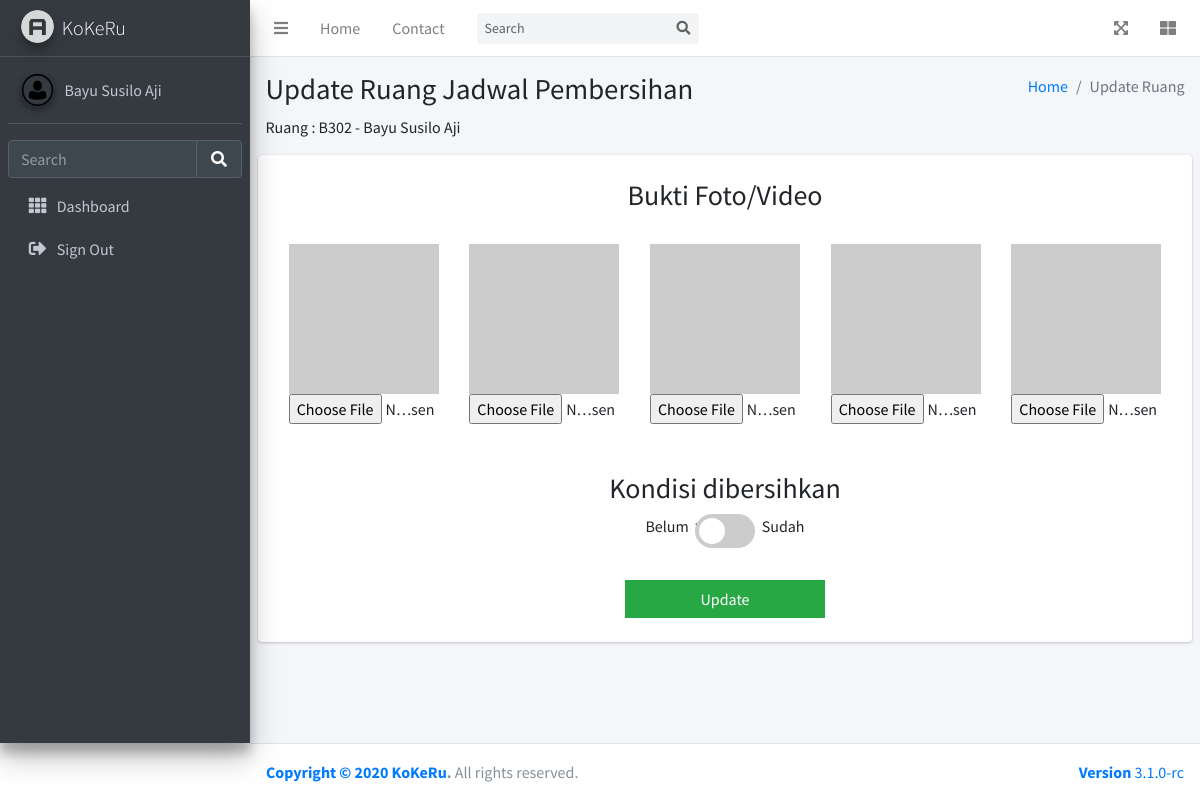
Screenshot of /pages/forms/cs_update.php?id=8 (signed in) with the database file from the repository.
### tables this page shows
CREATE TABLE `cs` (
  `id_cs` int(4) NOT NULL,
  `nama_cs` varchar(255) NOT NULL,
  `email` varchar(255) NOT NULL,
  `password` varchar(255) NOT NULL,
  `alamat` longtext NOT NULL,
  `no_telp` varchar(15) NOT NULL
);

CREATE TABLE `cs_ruang` (
  `id_cs_ruang` int(4) NOT NULL,
  `id_ruang` int(4) NOT NULL,
  `nama_ruang` varchar(20) NOT NULL,
  `id_cs` int(4) NOT NULL,
  `nama_cs` varchar(50) NOT NULL
);

### pages/forms/cs_update.php (the view, shortened to what this page needs)
<!DOCTYPE html>
<html lang="en">
<head>
  <link rel="stylesheet" href="../../plugins/fontawesome-free/css/all.min.css">
  <link rel="stylesheet" href="../../dist/css/adminlte.min.css">
</head>
<body class="hold-transition sidebar-mini">
<?php
	require_once('db_login.php');
	$id = NULL;
	if($_GET['id'] != NULL)
{
	$id= $_GET['id'];
}
else
{
	$id = NULL;
}
?>
<div class="wrapper">
  <nav class="main-header navbar navbar-expand navbar-white navbar-light">
    <ul class="navbar-nav">
      <li class="nav-item">
        <a class="nav-link" data-widget="pushmenu" href="#" role="button"><i class="fas fa-bars"></i></a>
      </li>
      <li class="nav-item d-none d-sm-inline-block">
        <a href="cs_ruang.php?id=0" class="nav-link">Home</a>
      </li>
      <li class="nav-item d-none d-sm-inline-block">
        <a href="#" class="nav-link">Contact</a>
      </li>
    </ul>
    <form class="form-inline ml-3">
      <div class="input-group input-group-sm">
        <input class="form-control form-control-navbar" type="search" placeholder="Search" aria-label="Search">
        <div class="input-group-append">
          <button class="btn btn-navbar" type="submit">
            <i class="fas fa-search"></i>
          </button>
        </div>
      </div>
    </form>
    <ul class="navbar-nav ml-auto">
      <li class="nav-item">
        <a class="nav-link" data-widget="fullscreen" href="#" role="button">
          <i class="fas fa-expand-arrows-alt"></i>
        </a>
      </li>
      <li class="nav-item">
        <a class="nav-link" data-widget="control-sidebar" data-slide="true" href="#" role="button">
          <i class="fas fa-th-large"></i>
        </a>
      </li>
    </ul>
  </nav>
  <aside class="main-sidebar sidebar-dark-primary elevation-4">
    <a href="cs_ruang.php?id=0" class="brand-link">
      <img src="../../dist/img/AdminLTELogo.png" alt="AdminLTE Logo" class="brand-image img-circle elevation-3" style="opacity: .8">
      <span class="brand-text font-weight-light">KoKeRu</span>
    </a>
    <div class="sidebar">
      <div class="user-panel mt-3 pb-3 mb-3 d-flex">
        <div class="image">
          <img src="../../dist/img/avatar.png" class="img-circle elevation-2" alt="User Image">
        </div>
        <div class="info">
        <?php
		$query = "SELECT nama_cs FROM cs WHERE email = '".$_SESSION['username']."'";
		$result = $db->query($query);
		$row = $result->fetch_object();
		echo "<a href='#' class='d-block'>".$row->nama_cs."</a>";
          ?>
        </div>
      </div>
      <div class="form-inline">
        <div class="input-group" data-widget="sidebar-search">
          <input class="form-control form-control-sidebar" type="search" placeholder="Search" aria-label="Search">
          <div class="input-group-append">
            <button class="btn btn-sidebar">
              <i class="fas fa-search fa-fw"></i>
            </button>
          </div>
        </div>
      </div>
      <nav class="mt-2">
        <ul class="nav nav-pills nav-sidebar flex-column" data-widget="treeview" role="menu" data-accordion="false">
          <li class="nav-item">
            <a href="cs_ruang.php?id=0" class="nav-link">
              <i class="nav-icon fas fa-th"></i>
              <p>
                Dashboard
              </p>
            </a>
          </li>
          <li class="nav-item">
         <li class="nav-item">
            <a href="logout.php" class="nav-link">
              <i class="nav-icon fas fa-sign-out-alt"></i>
              <p>
                Sign Out
              </p>
            </a>
          </li>
      </nav>
    </div>
  </aside>
  <div class="content-wrapper">
    <section class="content-header">
      <div class="container-fluid">
        <div class="row mb-2">
          <div class="col-sm-6">
            <h1>Update Ruang Jadwal Pembersihan</h1>
          </div>
          <div class="col-sm-6">
            <ol class="breadcrumb float-sm-right">
              <li class="breadcrumb-item"><a href="#">Home</a></li>
              <li class="breadcrumb-item active">Update Ruang</li>
            </ol>
          </div>
        </div>
		<?php
            $query = "SELECT * FROM cs_ruang JOIN cs ON cs_ruang.id_cs = cs.id_cs WHERE cs.email = '".$_SESSION['username']."' AND cs_ruang.id_ruang = ".$id;
            $result = $db->query($query);
            $row = $result->fetch_object();
            echo "<p href='#' class='d-block'>Ruang : ".$row->nama_ruang." - ".$row->nama_cs."</p>";
          ?>
      </div>
	<form id="form" method="post" enctype="multipart/form-data" action="cs_update.php?id=<?php echo ($id);?>">
	  <div class="card">
		<br>
		<h3 style="text-align:center;">Bukti Foto/Video</h3>
		<br>
		  <div class="d-flex justify-content-between">
			<img id="pic1" src="https://placehold.it/150x150" alt="...">
			<img id="pic2" src="https://placehold.it/150x150" alt="...">
			<img id="pic3" src="https://placehold.it/150x150" alt="...">
			<img id="pic4" src="https://placehold.it/150x150" alt="...">
			<img id="pic5" src="https://placehold.it/150x150" alt="...">
		   </div>
		   <div class="d-flex justify-content-between">
			<input type='file' onchange="readURL(this,1);" name="file1" style="width:150px;" <?php if(isset($file1)) {echo "value='".$file1."'";} ?>/>
			<input type='file' onchange="readURL(this,2);" name="file2" style="width:150px;" <?php if(isset($file2)) {echo "value='".$file2."'";} ?>/>
			<input type='file' onchange="readURL(this,3);" name="file3" style="width:150px;" <?php if(isset($file3)) {echo "value='".$file3."'";} ?>/>
			<input type='file' onchange="readURL(this,4);" name="file4" style="width:150px;" <?php if(isset($file4)) {echo "value='".$file4."'";} ?>/>
			<input type='file' onchange="readURL(this,5);" name="file5" style="width:150px;" <?php if(isset($file5)) {echo "value='".$file5."'";} ?>/>
		   </div>
		   <br>
	<br>
	<h3 style="text-align:center;">Kondisi dibersihkan</h3>
	<div class="d-flex justify-content-center">
		<p>Belum  </p>
		<label class="switch">
		  <input type="checkbox" name="check" value="Yes" <?php if(isset($check)) {echo "checked";} ?>/>>
		  <span class="slider round"></span>
		</label>
		<p>  Sudah</p>
	</div>
	<br>
	<div class="d-flex justify-content-center">
		<button type="submit" name="submit" class="btn btn-success btn-flat" style="width:200px;">Update</button>
	</div>
  </div>
		</div>
</div>
  <footer class="main-footer">
	<a href="javascirpt:void(0)" rel='.$row["id"].' class="showpopup">
    <div class="float-right d-none d-sm-block">
      <b>Version</b> 3.1.0-rc
    </div>
    <strong>Copyright &copy; 2020 <a href="https://adminlte.io">KoKeRu</a>.</strong> All rights reserved.
  </footer>
</body>
</html>

### pages/forms/cs_update.php (style rules this page uses)
.switch { position: relative; display: inline-block; width: 60px; height: 34px; }
.slider { position: absolute; cursor: pointer; top: 0; left: 0; right: 0; bottom: 0; background-color: #ccc; -webkit-transition: .4s; transition: .4s; }
.slider:before { position: absolute; content: ""; height: 26px; width: 26px; left: 4px; bottom: 4px; background-color: white; -webkit-transition: .4s; transition: .4s; }
.slider.round { border-radius: 34px; }
.slider.round:before { border-radius: 50%; }

### rows the page displays
cs: nama_cs "Bayu Susilo Aji"
cs_ruang: nama_ruang "B302", id_cs.nama_cs "Bayu Susilo Aji"
